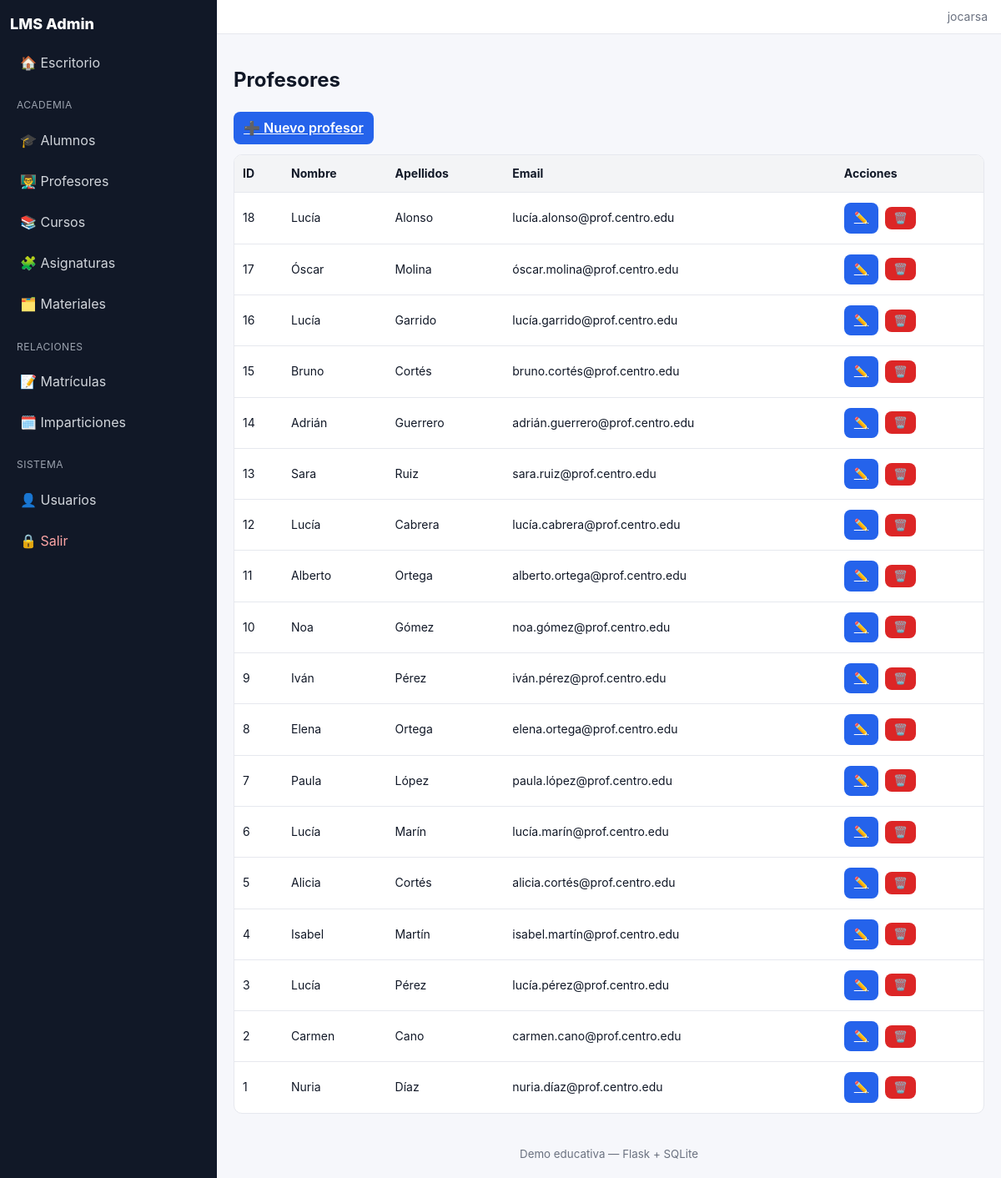
The page /admin/profesores (signed in) on the database its author committed.
### tables this page shows
CREATE TABLE profesores(
        id INTEGER PRIMARY KEY AUTOINCREMENT,
        nombre TEXT NOT NULL,
        apellidos TEXT NOT NULL,
        email TEXT UNIQUE
    );

### app.py (the view)
@app.route("/admin/profesores")
@login_required
def profesores_list():
    db = get_db()
    items = db.execute("SELECT * FROM profesores ORDER BY id DESC").fetchall()
    return render_template("profesores_list.html", items=items)

### app.py (called while the page is built)
def get_db():
    if "db" not in g:
        conn = sqlite3.connect(DB_PATH)
        conn.row_factory = sqlite3.Row
        g.db = conn
    return g.db

def login_required(view):
    from functools import wraps
    @wraps(view)
    def wrapped(*args, **kwargs):
        if "user_id" not in session:
            return redirect(url_for("login"))
        return view(*args, **kwargs)
    return wrapped

@app.before_request
def _ensure_schema():
    ensure_student_front_schema()

### templates/profesores_list.html
{% extends "base.html" %}
{% block content %}
<h2>Profesores</h2>
<a class="btn" href="{{ url_for('profesores_nuevo') }}">➕ Nuevo profesor</a>
<table>
  <thead><tr><th>ID</th><th>Nombre</th><th>Apellidos</th><th>Email</th><th>Acciones</th></tr></thead>
  <tbody>
    {% for it in items %}
    <tr>
      <td>{{ it.id }}</td>
      <td>{{ it.nombre }}</td>
      <td>{{ it.apellidos }}</td>
      <td>{{ it.email or '' }}</td>
      <td class="actions">
        <a class="btn" href="{{ url_for('profesores_editar', item_id=it.id) }}">✏️</a>
        <form method="post" action="{{ url_for('profesores_eliminar', item_id=it.id) }}" onsubmit="return confirm('Eliminar?')">
          <button class="danger">🗑️</button>
        </form>
      </td>
    </tr>
    {% endfor %}
  </tbody>
</table>
{% endblock %}

### static/style.css (style rules this page uses)
:root { --bg:#f6f7fb; --surface:#ffffff; --border:#e6e8ee; --muted:#6b7280; --text:#111827; --primary:#2563eb; --primary-ink:#ffffff; --danger:#dc2626; --ok:#059669; --sidebar-bg:#111827; --sidebar-ink:#d1d5db; --sidebar-active:#1f2937; }
* { box-sizing:border-box; }
html,body { height:100%; }
body { margin:0; font-family:Inter, ui-sans-serif, system-ui, -apple-system, Segoe UI, Roboto, Ubuntu; background:var(--bg); color:var(--text); line-height:1.45; }
.btn { display:inline-block; padding:8px 12px; background:var(--primary); color:var(--primary-ink); border:none; border-radius:8px; font-weight:600; cursor:pointer; }
.danger { background:var(--danger); color:#fff; border:none; padding:6px 10px; border-radius:8px; cursor:pointer; }
table { width:100%; border-collapse:separate; border-spacing:0; margin-top:12px; background:var(--surface); border:1px solid var(--border); border-radius:10px; overflow:hidden; }
thead { background:#f3f4f6; }
th, td { padding:12px 10px; border-bottom:1px solid var(--border); text-align:left; font-size:14px; }
tr:last-child td { border-bottom:none; }
.actions { display:flex; gap:8px; align-items:center; }

### rows shown on the page
profesores: id "18", nombre "Lucía", apellidos "Alonso", email "lucía.alonso@prof.centro.edu"
profesores: id "17", nombre "Óscar", apellidos "Molina", email "óscar.molina@prof.centro.edu"
profesores: id "16", nombre "Lucía", apellidos "Garrido", email "lucía.garrido@prof.centro.edu"
profesores: id "15", nombre "Bruno", apellidos "Cortés", email "bruno.cortés@prof.centro.edu"
profesores: id "14", nombre "Adrián", apellidos "Guerrero", email "adrián.guerrero@prof.centro.edu"
profesores: id "13", nombre "Sara", apellidos "Ruiz", email "sara.ruiz@prof.centro.edu"
profesores: id "12", nombre "Lucía", apellidos "Cabrera", email "lucía.cabrera@prof.centro.edu"
profesores: id "11", nombre "Alberto", apellidos "Ortega", email "alberto.ortega@prof.centro.edu"
profesores: id "10", nombre "Noa", apellidos "Gómez", email "noa.gómez@prof.centro.edu"
profesores: id "9", nombre "Iván", apellidos "Pérez", email "iván.pérez@prof.centro.edu"
profesores: id "8", nombre "Elena", apellidos "Ortega", email "elena.ortega@prof.centro.edu"
profesores: id "7", nombre "Paula", apellidos "López", email "paula.lópez@prof.centro.edu"
profesores: id "6", nombre "Lucía", apellidos "Marín", email "lucía.marín@prof.centro.edu"
profesores: id "5", nombre "Alicia", apellidos "Cortés", email "alicia.cortés@prof.centro.edu"
profesores: id "4", nombre "Isabel", apellidos "Martín", email "isabel.martín@prof.centro.edu"
profesores: id "3", nombre "Lucía", apellidos "Pérez", email "lucía.pérez@prof.centro.edu"
profesores: id "2", nombre "Carmen", apellidos "Cano", email "carmen.cano@prof.centro.edu"
profesores: id "1", nombre "Nuria", apellidos "Díaz", email "nuria.díaz@prof.centro.edu"

### other values the page prints
{{ session.get('username','') }} "jocarsa"
